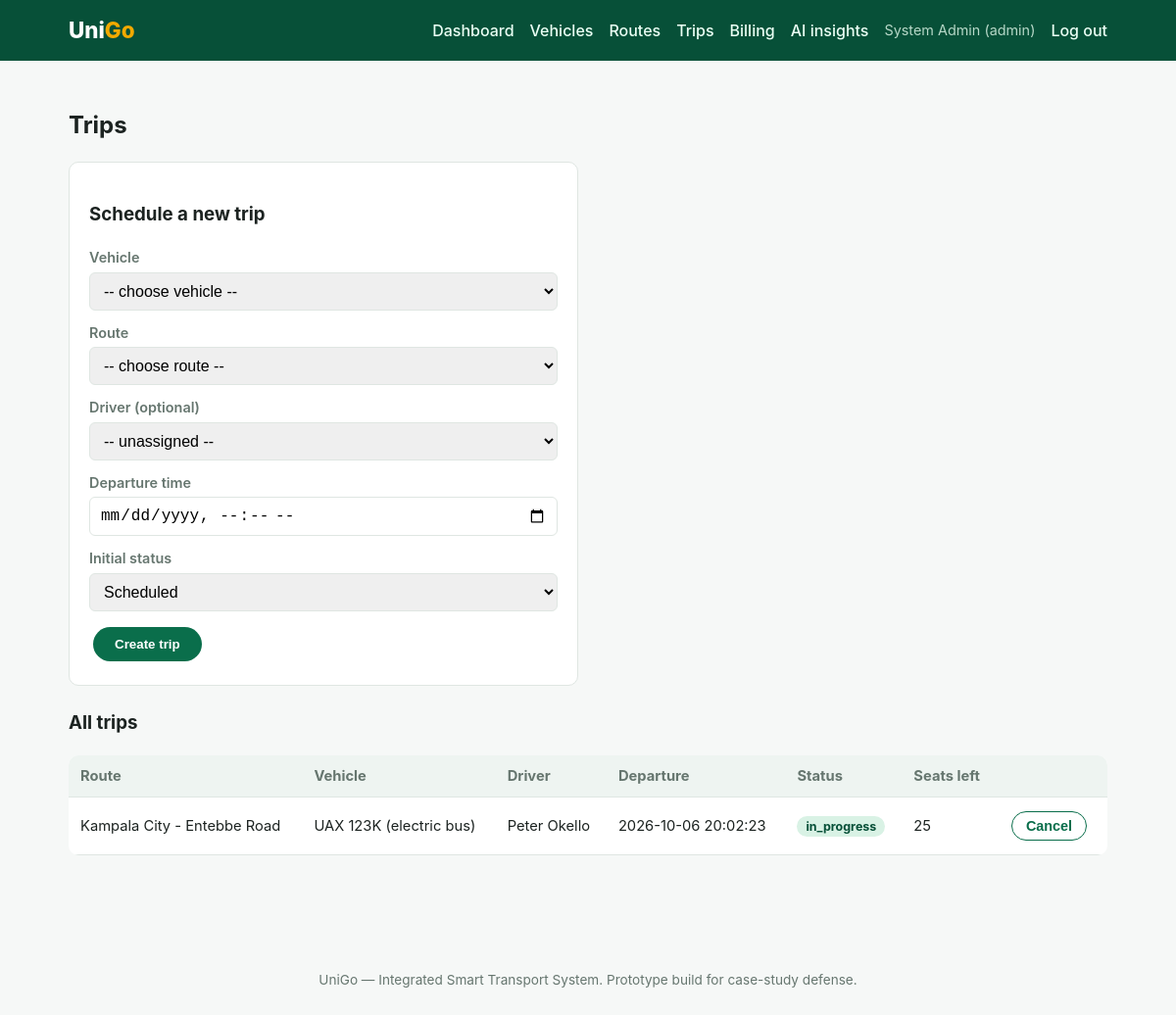
The page /admin/trips.php (signed in) on the database its author committed.
### tables this page shows
CREATE TABLE trips (
    id              INT AUTO_INCREMENT PRIMARY KEY,
    vehicle_id      INT NOT NULL,
    route_id        INT NOT NULL,
    driver_id       INT DEFAULT NULL,
    departure_time  DATETIME NOT NULL,
    status          ENUM('scheduled','boarding','in_progress','completed','cancelled') NOT NULL DEFAULT 'scheduled',
    current_lat     DECIMAL(10,7) DEFAULT NULL,
    current_lng     DECIMAL(10,7) DEFAULT NULL,
    seats_available INT NOT NULL,
    updated_at      TIMESTAMP DEFAULT CURRENT_TIMESTAMP ON UPDATE CURRENT_TIMESTAMP,
    FOREIGN KEY (vehicle_id) REFERENCES vehicles(id) ON DELETE CASCADE,
    FOREIGN KEY (route_id)   REFERENCES routes(id)   ON DELETE CASCADE,
    FOREIGN KEY (driver_id)  REFERENCES drivers(id)  ON DELETE SET NULL
);

CREATE TABLE routes (
    id              INT AUTO_INCREMENT PRIMARY KEY,
    route_name      VARCHAR(150) NOT NULL,
    origin          VARCHAR(120) NOT NULL,
    destination     VARCHAR(120) NOT NULL,
    distance_km     DECIMAL(6,2) NOT NULL,
    country         VARCHAR(60)  NOT NULL DEFAULT 'Uganda',
    district        VARCHAR(60)  DEFAULT NULL,
    created_at      TIMESTAMP DEFAULT CURRENT_TIMESTAMP
);

CREATE TABLE vehicles (
    id              INT AUTO_INCREMENT PRIMARY KEY,
    operator_id     INT NOT NULL,
    plate_number    VARCHAR(20) NOT NULL UNIQUE,
    vehicle_type    ENUM('boda','taxi','bus','electric_bus','truck') NOT NULL,
    capacity        INT NOT NULL DEFAULT 1,
    status          ENUM('active','maintenance','offline') NOT NULL DEFAULT 'active',
    created_at      TIMESTAMP DEFAULT CURRENT_TIMESTAMP,
    FOREIGN KEY (operator_id) REFERENCES operators(id) ON DELETE CASCADE
);

CREATE TABLE users (
    id              INT AUTO_INCREMENT PRIMARY KEY,
    full_name       VARCHAR(120)        NOT NULL,
    email           VARCHAR(150)        NOT NULL UNIQUE,
    phone           VARCHAR(20)         NOT NULL UNIQUE,
    password_hash   VARCHAR(255)        NOT NULL,
    role            ENUM('passenger','driver','operator','admin') NOT NULL DEFAULT 'passenger',
    country         VARCHAR(60)         DEFAULT 'Uganda',
    district        VARCHAR(60)         DEFAULT NULL,
    trusted_contact_phone VARCHAR(20)   DEFAULT NULL,
    status          ENUM('active','suspended') NOT NULL DEFAULT 'active',
    created_at      TIMESTAMP DEFAULT CURRENT_TIMESTAMP
);

### includes/functions.php (called while the page is built, shortened)
<?php
function clean(string $value): string
{
    return htmlspecialchars(trim($value), ENT_QUOTES, 'UTF-8');
}

### admin/trips.php (the view, shortened to what this page needs)
<?php
require_once __DIR__ . '/../config/config.php';
$listSql = "SELECT t.id, t.departure_time, t.status, t.seats_available, t.current_lat, t.current_lng,
                   r.route_name, v.plate_number, v.vehicle_type, u.full_name AS driver_name
            FROM trips t
            JOIN routes r ON r.id = t.route_id
            JOIN vehicles v ON v.id = t.vehicle_id
            LEFT JOIN drivers d ON d.id = t.driver_id
            LEFT JOIN users u ON u.id = d.user_id";
$listParams = [];
$listSql .= " ORDER BY t.departure_time DESC LIMIT 50";
$listStmt = $pdo->prepare($listSql);
$listStmt->execute($listParams);
$trips = $listStmt->fetchAll();
require __DIR__ . '/../includes/header.php';
?>
<h2>Trips</h2>
<div class="form-card">
    <h3>Schedule a new trip</h3>
    <form method="post">
        <label>Vehicle
            <select name="vehicle_id" required>
                <option value="">-- choose vehicle --</option>
            </select>
        </label>
        <label>Route
            <select name="route_id" required>
                <option value="">-- choose route --</option>
            </select>
        </label>
        <label>Driver (optional)
            <select name="driver_id">
                <option value="">-- unassigned --</option>
            </select>
        </label>
        <label>Departure time<input type="datetime-local" name="departure_time" required></label>
        <label>Initial status
            <select name="status">
                <option value="scheduled">Scheduled</option>
            </select>
        </label>
        <button type="submit" class="cta">Create trip</button>
    </form>
</div>
<h3>All trips</h3>
<table class="data-table">
    <thead><tr><th>Route</th><th>Vehicle</th><th>Driver</th><th>Departure</th><th>Status</th><th>Seats left</th><th></th></tr></thead>
    <tbody>
    <?php foreach ($trips as $t): ?>
        <tr>
            <td><?= clean($t['route_name']) ?></td>
            <td><?= clean($t['plate_number']) ?> (<?= clean(str_replace('_',' ',$t['vehicle_type'])) ?>)</td>
            <td><?= $t['driver_name'] ? clean($t['driver_name']) : '<em>unassigned</em>' ?></td>
            <td><?= clean($t['departure_time']) ?></td>
            <td><span class="badge badge-<?= clean($t['status']) ?>"><?= clean($t['status']) ?></span></td>
            <td><?= (int)$t['seats_available'] ?></td>
            <td>
                <?php if (!in_array($t['status'], ['completed','cancelled'], true)): ?>
                <form method="post" style="display:inline">
                    <button class="cta small ghost" type="submit" onclick="return confirm('Cancel this trip?')">Cancel</button>
                </form>
                <?php endif; ?>
            </td>
        </tr>
    <?php endforeach; ?>
    </tbody>
</table>
<?php require __DIR__ . '/../includes/footer.php'; ?>

### assets/css/style.css (style rules this page uses)
:root { --primary: #0a6e4b; --primary-dark: #075038; --accent: #f2a900; --danger: #c0392b; --bg: #f6f8f7; --card-bg: #ffffff; --text: #1c2321; --muted: #66766f; --border: #dfe6e2; --radius: 10px; }
* { box-sizing: border-box; }
body { margin: 0; font-family: -apple-system, BlinkMacSystemFont, "Segoe UI", Roboto, Helvetica, Arial, sans-serif; background: var(--bg); color: var(--text); line-height: 1.5; }
.cta { display: inline-block; background: var(--primary); color: #fff; padding: 10px 22px; border-radius: 24px; font-weight: 600; border: none; cursor: pointer; margin: 4px; }
.cta.small { padding: 6px 14px; font-size: 0.9rem; }
.cta.ghost { background: transparent; color: var(--primary); border: 1px solid var(--primary); }
.form-card { background: var(--card-bg); border: 1px solid var(--border); border-radius: var(--radius); padding: 20px; max-width: 520px; margin-bottom: 24px; }
.form-card label { display: block; margin-bottom: 12px; font-weight: 600; font-size: 0.9rem; color: var(--muted); }
.form-card input, .form-card select { width: 100%; padding: 9px 10px; margin-top: 4px; border: 1px solid var(--border); border-radius: 6px; font-size: 1rem; }
.data-table { width: 100%; border-collapse: collapse; background: var(--card-bg); border-radius: var(--radius); overflow: hidden; margin-bottom: 24px; }
.data-table th, .data-table td { padding: 10px 12px; border-bottom: 1px solid var(--border); text-align: left; font-size: 0.92rem; }
.data-table th { background: #eef4f1; color: var(--muted); }
.badge { padding: 3px 9px; border-radius: 12px; font-size: 0.78rem; font-weight: 700; background: #e2e8e5; color: var(--muted); }
.badge-active, .badge-confirmed, .badge-success, .badge-completed, .badge-in_progress, .badge-paid { background: #d9f2e5; color: var(--primary-dark); }

### rows shown on the page
trips: route.route_name "Kampala City - Entebbe Road", vehicle.plate_number "UAX 123K", vehicle.vehicle_type "electric bus", users.full_name "Peter Okello", departure_time "2026-10-06 20:02:23", status "in_progress", seats_available "25"

### other values the page prints
$u['name'] "System Admin"
$u['role'] "admin"
